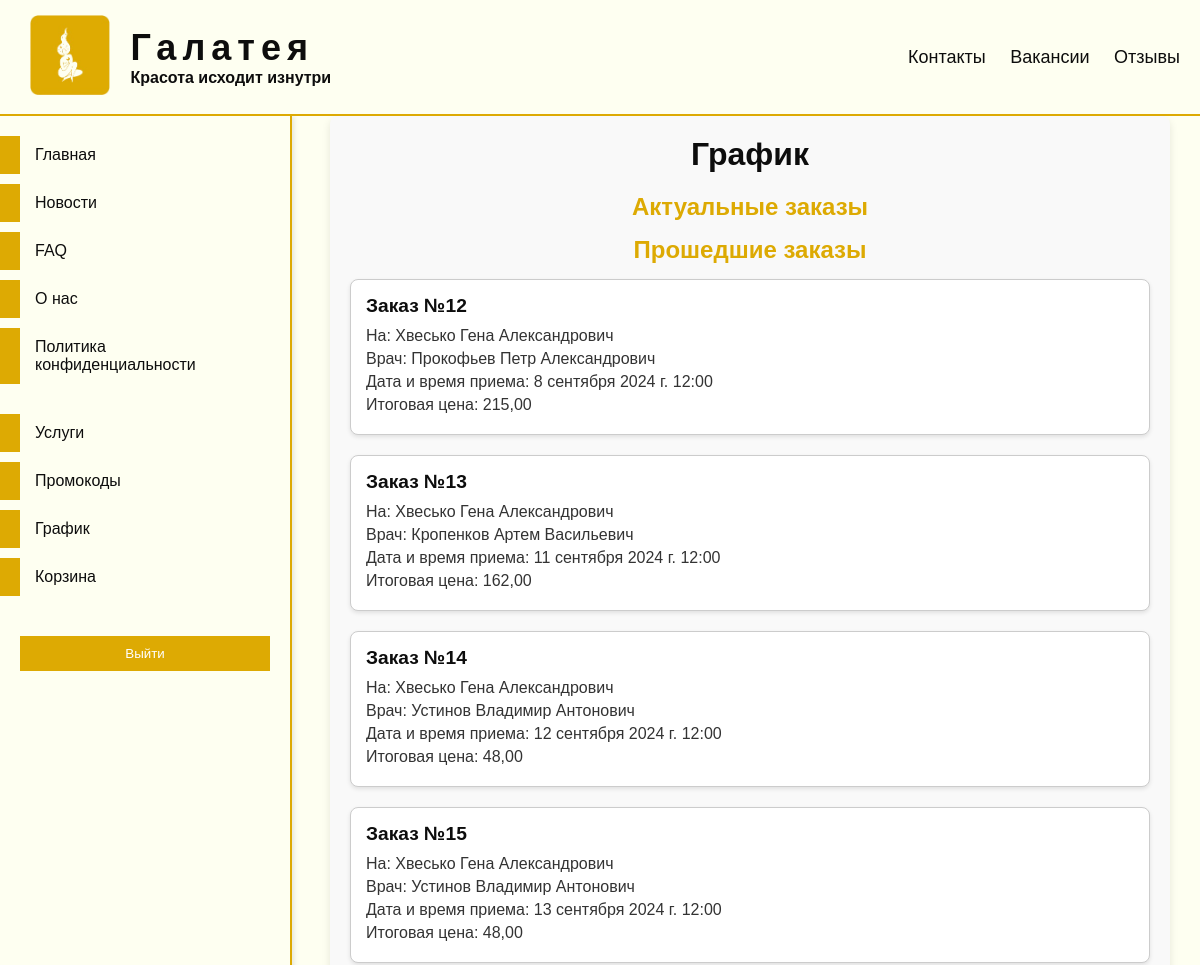
Before: /clinic/schedule (signed in, upper part) with the older database file.
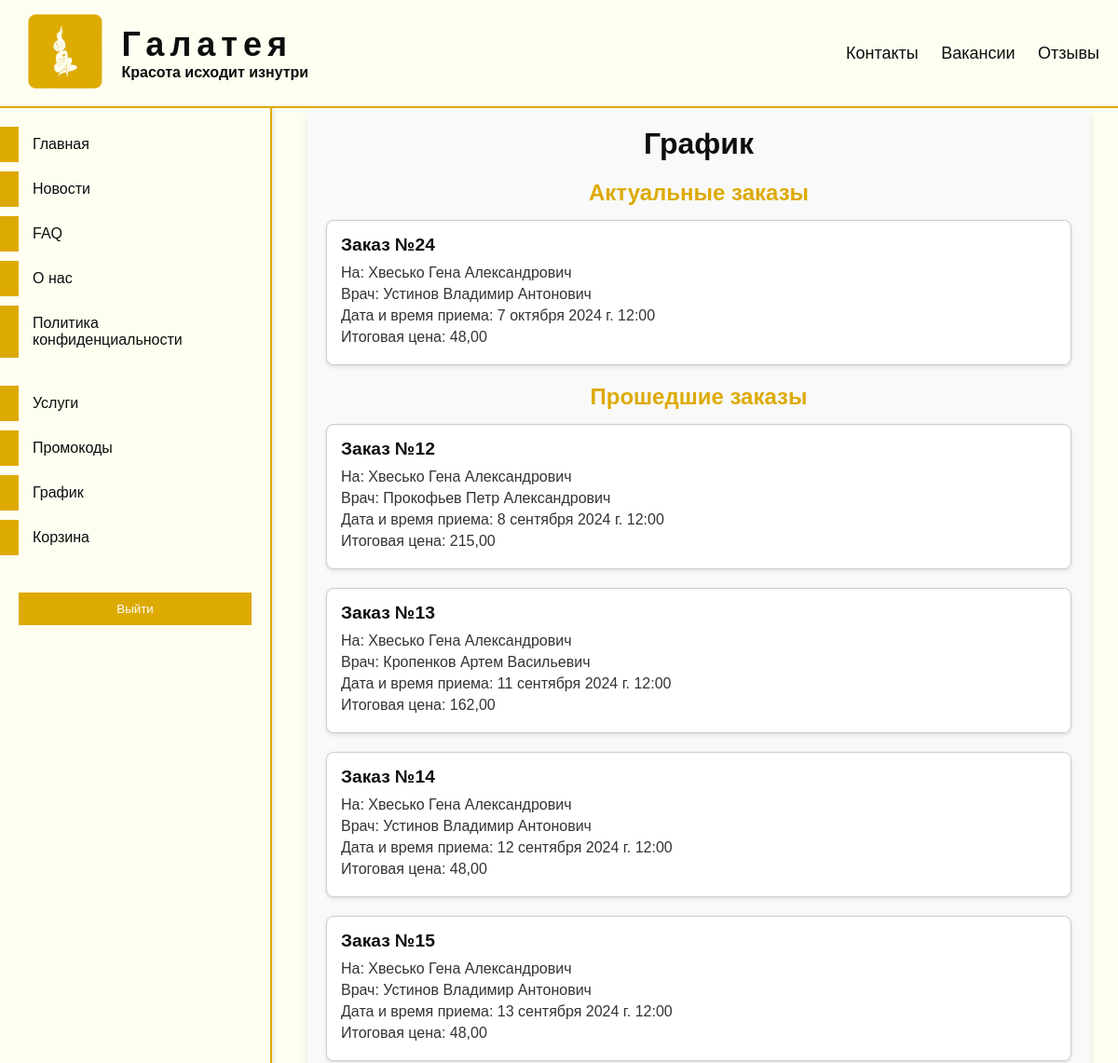
After: the same page with the newer database file.
### clinic/models.py (models this page shows, shortened)
class Orders(models.Model):
    user = models.ForeignKey(User, on_delete=models.CASCADE)
    services = models.ManyToManyField(Services, verbose_name='Услуги')
    doctor = models.ForeignKey(Doctors, on_delete=models.CASCADE, verbose_name='Врач')
    promo_code = models.ForeignKey(PromoCodes, on_delete=models.SET_NULL, null=True, blank=True)
    appointment_date = models.DateTimeField('Дата и время приема')
    total_price = models.DecimalField('Итоговая цена', max_digits=10, decimal_places=2, editable=False)
    class Meta:
        verbose_name = 'Заказ'
        verbose_name_plural = 'Заказы'

class Clients(models.Model):
    user = models.OneToOneField(User, on_delete=models.CASCADE, related_name='client')
    surname = models.CharField('Фамилия', max_length=50)
    name = models.CharField('Имя', max_length=50)
    patronymic = models.CharField('Отчество', max_length=50)
    birth_date = models.DateField('Дата рождения', validators=[validate_age])
    address = models.CharField('Адрес', max_length=250)
    phone = models.CharField('Телефон', validators=[RegexValidator(
        regex=r'^\+375 \(\d{2}\) \d{3}-\d{2}-\d{2}$',
        message="Телефонный номер должен быть в формате: '+375 (XX) XXX-XX-XX'"
    )] ,max_length=20)
    class Meta:
        verbose_name = 'Клиент'
        verbose_name_plural = 'Клиенты'

class Doctors(models.Model):
    user = models.OneToOneField(User, on_delete=models.CASCADE, related_name='doctor')
    surname = models.CharField('Фамилия', max_length=50)
    name = models.CharField('Имя', max_length=50)
    patronymic = models.CharField('Отчество', max_length=50)
    phone = models.CharField('Телефон', validators=[RegexValidator(
        regex=r'^\+375 \(\d{2}\) \d{3}-\d{2}-\d{2}$',
        message="Телефонный номер должен быть в формате: '+375 (XX) XXX-XX-XX'"
    )], max_length=20)
    email = models.EmailField('Электронная почта')
    service_specialization = models.ForeignKey(ServiceSpecializations, on_delete=models.CASCADE, related_name='doctors',
                                               verbose_name='Специализация врача')
    photo = models.ImageField('Фотография', upload_to='doctors_photos/', blank=True, null=True,
                              default='clinic/john_doe/john_doe.png')
    class Meta:
        verbose_name = 'Врач'
        verbose_name_plural = 'Врачи'

### clinic/views.py (the view, shortened to what this page needs)
# urls.py: path('schedule', views.schedule_view, name='schedule'),
def schedule_view(request):
    if request.user.is_authenticated:
        if hasattr(request.user, 'client'):
            current_orders = Orders.objects.filter(user=request.user, appointment_date__gte=datetime.now())
            past_orders = Orders.objects.filter(user=request.user, appointment_date__lt=datetime.now())
            return render(request, 'clinic/schedule.html', {'current_orders': current_orders, 'past_orders': past_orders})
    return render(request, 'clinic/schedule.html')

### clinic/templates/clinic/schedule.html (shortened to what this page needs)
{% extends 'main/layout.html' %}
{% load static %}
{% block custom_css %}
<link type="text/css" href="{% static 'clinic/css/shedule.css' %}" rel="stylesheet"/>
{% endblock %}
{% block content %}
    <main id="schedule-container">
        <h1 id="schedule-title">График</h1>
        {% if user.is_authenticated %}
            <section id="current-orders">
                <h2 class="section-title">Актуальные заказы</h2>
                {% for order in current_orders %}
                    <div class="order-card">
                        <h3 class="order-title">Заказ №{{ order.id }}</h3>
                        <p class="order-client">На: {{ order.user.client.surname }} {{ order.user.client.name }} {{ order.user.client.patronymic }}</p>
                        <p class="order-doctor">Врач: {{ order.doctor.surname }} {{ order.doctor.name }} {{ order.doctor.patronymic }}</p>
                        <p class="order-date">Дата и время приема: {{ order.appointment_date }}</p>
                        <p class="order-total">Итоговая цена: {{ order.total_price }}</p>
                    </div>
                {% endfor %}
            </section>
            <section id="past-orders">
                <h2 class="section-title">Прошедшие заказы</h2>
                {% for order in past_orders %}
                    <div class="order-card">
                        <h3 class="order-title">Заказ №{{ order.id }}</h3>
                        <p class="order-client">На: {{ order.user.client.surname }} {{ order.user.client.name }} {{ order.user.client.patronymic }}</p>
                        <p class="order-doctor">Врач: {{ order.doctor.surname }} {{ order.doctor.name }} {{ order.doctor.patronymic }}</p>
                        <p class="order-date">Дата и время приема: {{ order.appointment_date }}</p>
                        <p class="order-total">Итоговая цена: {{ order.total_price }}</p>
                    </div>
                {% endfor %}
            </section>
        {% else %}
            <p id="login-message">Пожалуйста, <a href="{% url 'to_login' %}">авторизуйтесь</a> для просмотра графика.</p>
        {% endif %}
    </main>
{% endblock %}

Changed rows visible on the page:
added Orders: id "24", user.client.surname "Хвесько", user.client.name "Гена", user.client.patronymic "Александрович", doctor.surname "Устинов", doctor.name "Владимир", doctor.patronymic "Антонович", appointment_date "7 октября 2024 г. 12:00", total_price "48,00", shown under "Актуальные заказы"
